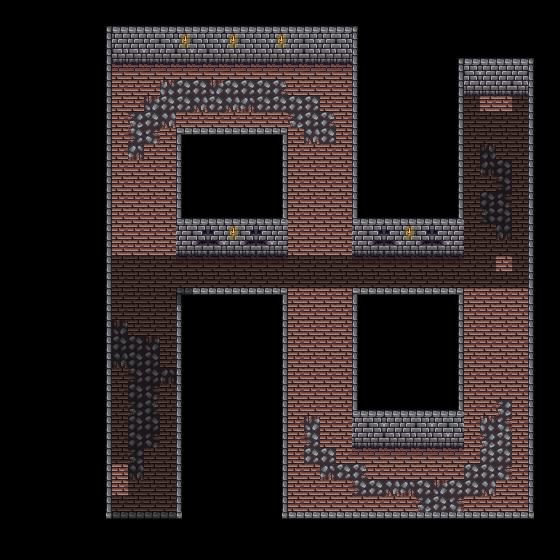

This is a level from a 2D game, rendered from its Tiled map with the project's own tilesets. A one-line summary and the map file follow, with tile-layer data summarised:
An orthogonal 35x35 tile map with 16x16 px tiles, 10 tile layers (Ground, PhaseWalls, Walls, BottomWalls, ...), 3 tilesets and 10 objects.

<map version="1.10" tiledversion="1.11.2" orientation="orthogonal" renderorder="right-down" width="35" height="35" tilewidth="16" tileheight="16" infinite="0" nextlayerid="14" nextobjectid="11">
 <properties>
  <property name="unity:SortingLayer" value="Walls" />
  <property name="unity:SortingOrder" value="10" />
  <property name="unity:layer" value="IgnoreProjectile" />
 </properties>
 <tileset firstgid="1" source="../../Tilesets/SpriteSheetGeneral.tsx" />
 <tileset firstgid="109" source="../../Tilesets/NewWalls.tsx" />
 <tileset firstgid="117" source="../../Tilesets/Doors.tsx" />
 <layer id="1" name="Ground" width="35" height="35">
  <properties>
   <property name="unity:SortingLayer" value="Ground" />
  </properties>
  <data>[1225 cells, 436 non-empty, 9 distinct tile ids]</data>
 </layer>
 <layer id="11" name="PhaseWalls" width="35" height="35">
  <properties>
   <property name="unity:SortingLayer" value="Walls" />
   <property name="unity:layer" value="IgnoreProjectile" />
  </properties>
  <data>[1225 cells, 44 non-empty, 2 distinct tile ids]</data>
 </layer>
 <layer id="2" name="Walls" width="35" height="35">
  <properties>
   <property name="unity:SortingLayer" value="Walls" />
   <property name="unity:layer" value="Wall" />
  </properties>
  <data>[1225 cells, 592 non-empty, 13 distinct tile ids]</data>
 </layer>
 <layer id="3" name="BottomWalls" width="35" height="35">
  <properties>
   <property name="unity:SortingLayer" value="Entities" />
   <property name="unity:SortingOrder" type="int" value="100" />
   <property name="unity:layer" value="IgnorePlayer" />
  </properties>
  <data>[1225 cells, 46 non-empty, 3 distinct tile ids]</data>
 </layer>
 <layer id="4" name="WestExit" width="35" height="35">
  <properties>
   <property name="unity:SortingLayer" value="Entities" />
   <property name="unity:SortingOrder" type="int" value="101" />
   <property name="unity:layer" value="Wall" />
  </properties>
  <data>[1225 cells, 36 non-empty, 2 distinct tile ids]</data>
 </layer>
 <layer id="5" name="EastExit" width="35" height="35">
  <properties>
   <property name="unity:SortingLayer" value="Entities" />
   <property name="unity:SortingOrder" type="int" value="101" />
   <property name="unity:layer" value="Wall" />
  </properties>
  <data>[1225 cells, 0 non-empty, 0 distinct tile ids]</data>
 </layer>
 <layer id="6" name="SouthExit" width="35" height="35">
  <properties>
   <property name="unity:SortingLayer" value="Entities" />
   <property name="unity:SortingOrder" type="int" value="100" />
   <property name="unity:layer" value="Wall" />
  </properties>
  <data>[1225 cells, 0 non-empty, 0 distinct tile ids]</data>
 </layer>
 <layer id="7" name="NorthExit" width="35" height="35" locked="1">
  <properties>
   <property name="unity:SortingLayer" value="Walls" />
   <property name="unity:SortingOrder" type="int" value="10" />
   <property name="unity:layer" value="Wall" />
  </properties>
  <data>[1225 cells, 18 non-empty, 3 distinct tile ids]</data>
 </layer>
 <layer id="12" name="NorthPhaseWall" width="35" height="35">
  <properties>
   <property name="unity:SortingLayer" value="Walls" />
   <property name="unity:SortingOrder" value="10" />
   <property name="unity:layer" value="IgnoreProjectile" />
  </properties>
  <data>[1225 cells, 2 non-empty, 1 distinct tile ids]</data>
 </layer>
 <layer id="8" name="EntryCollider" width="35" height="35" opacity="0.5">
  <properties>
   <property name="unity:IsTrigger" type="bool" value="true" />
   <property name="unity:ignore" value="Visual" />
   <property name="unity:layer" value="ZoneCollider" />
  </properties>
  <data>[1225 cells, 148 non-empty, 1 distinct tile ids]</data>
 </layer>
 <objectgroup id="9" name="Doors">
  <object id="1" template="../../Templates/02_Door_Side.tx" x="96" y="496">
   <properties>
    <property name="SetDirection" value="West" />
   </properties>
  </object>
  <object id="2" template="../../Templates/02_Door_Top.tx" x="480" y="96">
   <properties>
    <property name="SetDirection" value="North" />
   </properties>
  </object>
  <object id="3" template="../../Templates/Spawner.tx" x="480" y="496">
   <properties>
    <property name="SetEnemy" value="GoblinMelee" />
   </properties>
  </object>
  <object id="4" template="../../Templates/Spawner.tx" x="416" y="496">
   <properties>
    <property name="SetEnemy" value="Hog" />
   </properties>
  </object>
  <object id="5" template="../../Templates/Spawner.tx" x="320" y="496">
   <properties>
    <property name="SetEnemy" value="GoblinMelee" />
   </properties>
  </object>
  <object id="6" template="../../Templates/Spawner.tx" x="144" y="112">
   <properties>
    <property name="SetEnemy" value="GoblinMelee" />
   </properties>
  </object>
  <object id="7" template="../../Templates/Spawner.tx" x="224" y="112">
   <properties>
    <property name="SetEnemy" value="Hog" />
   </properties>
  </object>
  <object id="8" template="../../Templates/Spawner.tx" x="320" y="112">
   <properties>
    <property name="SetEnemy" value="GoblinMelee" />
   </properties>
  </object>
  <object id="9" template="../../Templates/Spawner.tx" x="496" y="288" />
  <object id="10" template="../../Templates/Spawner.tx" x="320" y="288">
   <properties>
    <property name="SetEnemy" value="GoblinRanged" />
   </properties>
  </object>
 </objectgroup>
</map>
